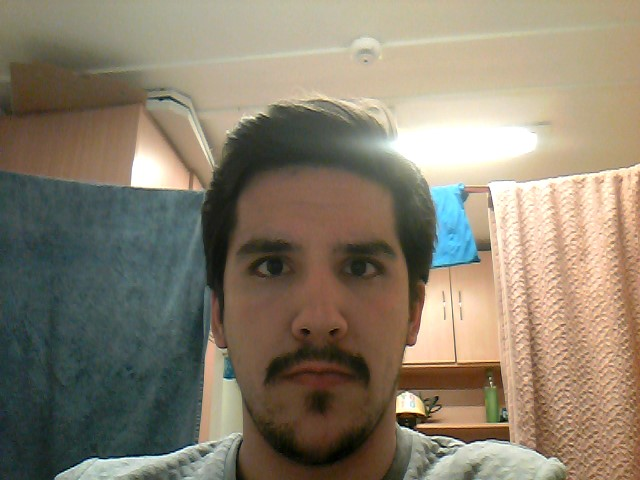
#> input picture Project/WIN_20181209_17_50_50_Pro.jpg, 640 x 480 px, given in place of the camera
$ python face_recognition.py   (Python 2 division)
#> lines starting #> are read from the running program, lines starting #| are printed output that depends on the picture; after the words box and inside, x2 and y2 are one past the last pixel; in counts of white or black regions, pixels touching at a corner belong together
import cv2
import numpy as np
from itertools import izip
from PIL import Image

def CorrFunction():
	i1 = Image.open("opencv2.jpg")
	i2 = Image.open("opencv1.jpg")
	width1, height1 = i1.size
	width2, height2 = i2.size

	if width1 <= width2:
		width = width1
	else:
		width = width2

	if height1 <= height2:
		height = height1
	else:
		height = height2

	NewI1 = i1.resize((width,height))
	NewI2 = i2.resize((width,height))

	assert NewI1.mode == NewI2.mode, "Different kinds of images."
	assert NewI1.size == NewI2.size, "Different sizes."
	pairs = izip(NewI1.getdata(), NewI2.getdata())
	dif = sum(abs(c1-c2) for p1,p2 in pairs for c1,c2 in zip(p1,p2))
	ncomponents = NewI1.size[0] * NewI1.size[1] * 3
	print "Equality (percentage):", 100-((dif / 255.0 * 100) / ncomponents)

def Snapshot(img, num):
        cv2.imwrite('opencv'+str(num)+'.jpg',img)

def main():
	faceCascade = cv2.CascadeClassifier('/home/carapinha/Desktop/Face/haarcascade_frontalface_default.xml')
	cam = cv2.VideoCapture(0)
	num = 0;
	while True:
		ret_val, img = cam.read()
#> img is the input picture: shape (480, 640, 3); mean B, G, R 109.4, 127.7, 138
		gray = cv2.cvtColor(img, cv2.COLOR_BGR2GRAY)
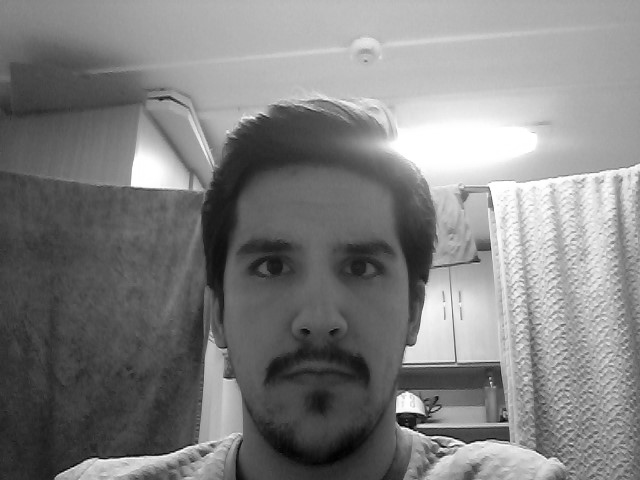
#> gray: shape (480, 640); min 0, max 255, mean 128.7
		faces = faceCascade.detectMultiScale(gray, 1.3, 5)
#> faces = [[197, 173, 237, 237]]

		for (x,y,w,h) in faces:
			cv2.rectangle(img,(x,y),(x+w,y+h),(255,0,0),2)
			roi_color = img[y:y+h, x:x+w]
#> this loop made 1 pass
#> pass 1, in main, `roi_color = img[y:y+h, x:x+w]`:
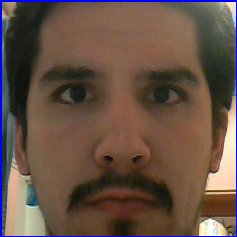
#> roi_color: shape (237, 237, 3); mean B, G, R 69.6, 81.2, 102
#> after the loop:
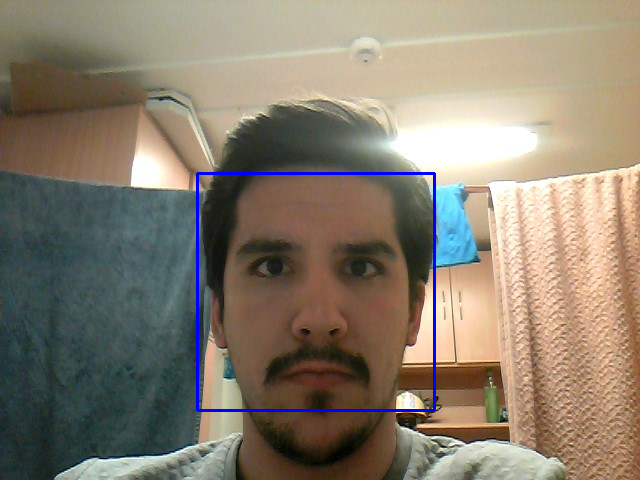
#> img: shape (480, 640, 3); 0.92% of pixels changed, all inside (x1, y1, x2, y2) = (196, 172, 436, 412)

		cv2.imshow('Webcam', img)
		if cv2.waitKey(1) == 27:
#> (key Esc is pressed here)
			break
		if cv2.waitKey(33) == ord(' '):
			Snapshot(roi_color, num)
			print "Image Saved -> " + str(num)
			num = num + 1
		if cv2.waitKey(33) == ord('a'):
			CorrFunction()
	cam.release()
	cv2.destroyAllWindows()

if __name__ == "__main__":
	main()
